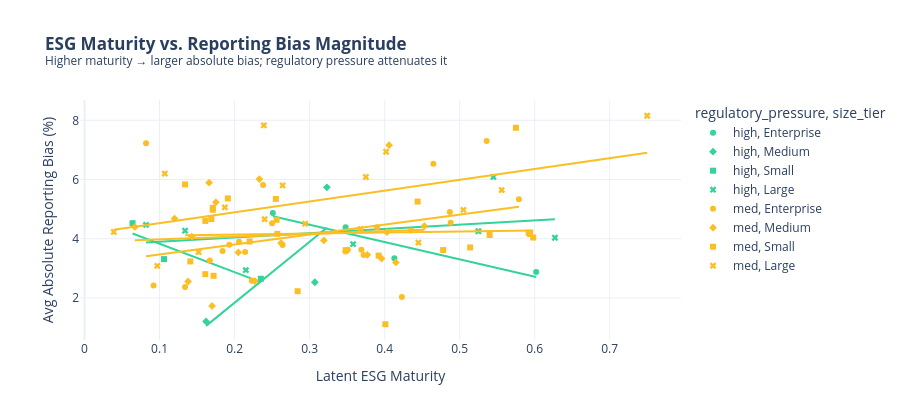

Notebook code cell kept with this figure:
### Markdown cell above
<div style="font-size:14px; font-style:default; text-align:center">
    <b>Figure 2.a Greenwashing Bias Analysis</b><br><br>
</div>

### Code cell
# Bias magnitude vs. ESG maturity scatter
df_cont["abs_bias"] = df_cont["bias_pct"].abs()
maturity_bias = df_cont.groupby("supplier_id").agg(
    esg_maturity=("esg_maturity", "first"),
    avg_abs_bias=("abs_bias", "mean"),
    industry=("industry", "first"),
    size_tier=("size_tier", "first"),
    regulatory_pressure=("regulatory_pressure", "first")
).reset_index()

fig_mat = px.scatter(
    maturity_bias, x="esg_maturity", y="avg_abs_bias",
    color="regulatory_pressure", symbol="size_tier",
    color_discrete_map={"low": "#f87171", "med": "#fbbf24", "high": "#34d399"},
    hover_data=["industry", "supplier_id"],
    trendline="ols",
    labels={"esg_maturity": "Latent ESG Maturity", "avg_abs_bias": "Avg Absolute Reporting Bias (%)"},
    title="<b>ESG Maturity vs. Reporting Bias Magnitude</b><br><sup>Higher maturity → larger absolute bias; regulatory pressure attenuates it</sup>",
    template="plotly_white", height=420
)
fig_mat.show()

### Figure 1 — Plotly figure (JSON) as saved in the notebook; plotly's stock layout.template omitted (floating-point values rounded to 4 significant figures)
{"data": [{"customdata": [["Agriculture", 1], ["Manufacturing", 10], ["Agriculture", 16], ["Retail", 43]], "hovertemplate": "regulatory_pressure=high<br>size_tier=Enterprise<br>Latent ESG Maturity=%{x}<br>Avg Absolute Reporting Bias (%)=%{y}<br>industry=%{customdata[0]}<br>supplier_id=%{customdata[1]}<extra></extra>", "legendgroup": "high, Enterprise", "marker": {"color": "#34d399", "symbol": "circle"}, "mode": "markers", "name": "high, Enterprise", "orientation": "v", "showlegend": true, "type": "scatter", "x": [0.602, 0.348, 0.251, 0.413], "xaxis": "x", "y": [2.871, 4.389, 4.867, 3.338], "yaxis": "y"}, {"hovertemplate": "<b>OLS trendline</b><br>avg_abs_bias = -5.8364 * esg_maturity + 6.22129<br>R<sup>2</sup>=0.881233<br><br>regulatory_pressure=high<br>size_tier=Enterprise<br>Latent ESG Maturity=%{x}<br>Avg Absolute Reporting Bias (%)=%{y} <b>(trend)</b><extra></extra>", "legendgroup": "high, Enterprise", "marker": {"color": "#34d399", "symbol": "circle"}, "mode": "lines", "name": "high, Enterprise", "showlegend": false, "type": "scatter", "x": [0.251, 0.348, 0.413, 0.602], "xaxis": "x", "y": [4.756, 4.19, 3.811, 2.708], "yaxis": "y"}, {"customdata": [["Agriculture", 45], ["Manufacturing", 46], ["Retail", 69]], "hovertemplate": "regulatory_pressure=high<br>size_tier=Medium<br>Latent ESG Maturity=%{x}<br>Avg Absolute Reporting Bias (%)=%{y}<br>industry=%{customdata[0]}<br>supplier_id=%{customdata[1]}<extra></extra>", "legendgroup": "high, Medium", "marker": {"color": "#34d399", "symbol": "diamond"}, "mode": "markers", "name": "high, Medium", "orientation": "v", "showlegend": true, "type": "scatter", "x": [0.162, 0.323, 0.307], "xaxis": "x", "y": [1.205, 5.737, 2.527], "yaxis": "y"}, {"hovertemplate": "<b>OLS trendline</b><br>avg_abs_bias = 20.6091 * esg_maturity + -2.28462<br>R<sup>2</sup>=0.615085<br><br>regulatory_pressure=high<br>size_tier=Medium<br>Latent ESG Maturity=%{x}<br>Avg Absolute Reporting Bias (%)=%{y} <b>(trend)</b><extra></extra>", "legendgroup": "high, Medium", "marker": {"color": "#34d399", "symbol": "diamond"}, "mode": "lines", "name": "high, Medium", "showlegend": false, "type": "scatter", "x": [0.162, 0.307, 0.323], "xaxis": "x", "y": [1.054, 4.042, 4.372], "yaxis": "y"}, {"customdata": [["Technology", 11], ["Retail", 44], ["Manufacturing", 100]], "hovertemplate": "regulatory_pressure=high<br>size_tier=Small<br>Latent ESG Maturity=%{x}<br>Avg Absolute Reporting Bias (%)=%{y}<br>industry=%{customdata[0]}<br>supplier_id=%{customdata[1]}<extra></extra>", "legendgroup": "high, Small", "marker": {"color": "#34d399", "symbol": "square"}, "mode": "markers", "name": "high, Small", "orientation": "v", "showlegend": true, "type": "scatter", "x": [0.064, 0.106, 0.235], "xaxis": "x", "y": [4.523, 3.309, 2.646], "yaxis": "y"}, {"hovertemplate": "<b>OLS trendline</b><br>avg_abs_bias = -9.60556 * esg_maturity + 4.78963<br>R<sup>2</sup>=0.808121<br><br>regulatory_pressure=high<br>size_tier=Small<br>Latent ESG Maturity=%{x}<br>Avg Absolute Reporting Bias (%)=%{y} <b>(trend)</b><extra></extra>", "legendgroup": "high, Small", "marker": {"color": "#34d399", "symbol": "square"}, "mode": "lines", "name": "high, Small", "showlegend": false, "type": "scatter", "x": [0.064, 0.106, 0.235], "xaxis": "x", "y": [4.175, 3.771, 2.532], "yaxis": "y"}, {"customdata": [["Agriculture", 7], ["Technology", 36], ["Technology", 57], ["Retail", 58], ["Technology", 68], ["Technology", 86], ["Retail", 88]], "hovertemplate": "regulatory_pressure=high<br>size_tier=Large<br>Latent ESG Maturity=%{x}<br>Avg Absolute Reporting Bias (%)=%{y}<br>industry=%{customdata[0]}<br>supplier_id=%{customdata[1]}<extra></extra>", "legendgroup": "high, Large", "marker": {"color": "#34d399", "symbol": "x"}, "mode": "markers", "name": "high, Large", "orientation": "v", "showlegend": true, "type": "scatter", "x": [0.627, 0.358, 0.545, 0.215, 0.134, 0.082, 0.525], "xaxis": "x", "y": [4.032, 3.815, 6.086, 2.936, 4.269, 4.466, 4.251], "yaxis": "y"}, {"hovertemplate": "<b>OLS trendline</b><br>avg_abs_bias = 1.4516 * esg_maturity + 3.74963<br>R<sup>2</sup>=0.110416<br><br>regulatory_pressure=high<br>size_tier=Large<br>Latent ESG Maturity=%{x}<br>Avg Absolute Reporting Bias (%)=%{y} <b>(trend)</b><extra></extra>", "legendgroup": "high, Large", "marker": {"color": "#34d399", "symbol": "x"}, "mode": "lines", "name": "high, Large", "showlegend": false, "type": "scatter", "x": [0.082, 0.134, 0.215, 0.358, 0.525, 0.545, 0.627], "xaxis": "x", "y": [3.869, 3.944, 4.062, 4.269, 4.512, 4.541, 4.66], "yaxis": "y"}, {"customdata": [["Retail", 9], ["Agriculture", 13], ["Agriculture", 14], ["Retail", 22], ["Agriculture", 25], ["Technology", 33], ["Technology", 35], ["Retail", 38], ["Retail", 39], ["Agriculture", 42], ["Retail", 50], ["Technology", 53], ["Retail", 56], ["Retail", 62], ["Technology", 67], ["Manufacturing", 74], ["Retail", 79], ["Technology", 80], ["Technology", 84], ["Agriculture", 87], ["Agriculture", 90], ["Retail", 94], ["Retail", 95], ["Retail", 96]], "hovertemplate": "regulatory_pressure=med<br>size_tier=Enterprise<br>Latent ESG Maturity=%{x}<br>Avg Absolute Reporting Bias (%)=%{y}<br>industry=%{customdata[0]}<br>supplier_id=%{customdata[1]}<extra></extra>", "legendgroup": "med, Enterprise", "marker": {"color": "#fbbf24", "symbol": "circle"}, "mode": "markers", "name": "med, Enterprise", "orientation": "v", "showlegend": true, "type": "scatter", "x": [0.082, 0.214, 0.488, 0.134, 0.238, 0.264, 0.206, 0.39, 0.167, 0.223, 0.092, 0.369, 0.536, 0.193, 0.351, 0.184, 0.348, 0.423, 0.372, 0.579, 0.465, 0.487, 0.435, 0.25], "xaxis": "x", "y": [7.226, 3.554, 4.538, 2.369, 5.814, 3.783, 3.896, 4.387, 3.261, 2.578, 2.418, 3.624, 7.297, 3.797, 3.627, 3.585, 3.569, 2.027, 3.447, 5.336, 6.533, 4.902, 4.273, 4.518], "yaxis": "y"}, {"hovertemplate": "<b>OLS trendline</b><br>avg_abs_bias = 3.37377 * esg_maturity + 3.12876<br>R<sup>2</sup>=0.116324<br><br>regulatory_pressure=med<br>size_tier=Enterprise<br>Latent ESG Maturity=%{x}<br>Avg Absolute Reporting Bias (%)=%{y} <b>(trend)</b><extra></extra>", "legendgroup": "med, Enterprise", "marker": {"color": "#fbbf24", "symbol": "circle"}, "mode": "lines", "name": "med, Enterprise", "showlegend": false, "type": "scatter", "x": [0.082, 0.092, 0.134, 0.167, 0.184, 0.193, 0.206, 0.214, 0.223, 0.238, 0.25, 0.264, 0.348, 0.351, 0.369, 0.372, 0.39, 0.423, 0.435, 0.465, 0.487, 0.488, 0.536, 0.579], "xaxis": "x", "y": [3.405, 3.439, 3.581, 3.692, 3.75, 3.78, 3.824, 3.851, 3.881, 3.932, 3.972, 4.019, 4.303, 4.313, 4.374, 4.384, 4.445, 4.556, 4.596, 4.698, 4.772, 4.775, 4.937, 5.082], "yaxis": "y"}, {"customdata": [["Manufacturing", 2], ["Retail", 6], ["Technology", 8], ["Technology", 12], ["Agriculture", 17], ["Technology", 24], ["Agriculture", 28], ["Retail", 34], ["Retail", 37], ["Manufacturing", 55], ["Technology", 64], ["Retail", 70], ["Technology", 71], ["Retail", 73], ["Manufacturing", 78], ["Technology", 83], ["Agriculture", 91], ["Agriculture", 98]], "hovertemplate": "regulatory_pressure=med<br>size_tier=Medium<br>Latent ESG Maturity=%{x}<br>Avg Absolute Reporting Bias (%)=%{y}<br>industry=%{customdata[0]}<br>supplier_id=%{customdata[1]}<extra></extra>", "legendgroup": "med, Medium", "marker": {"color": "#fbbf24", "symbol": "diamond"}, "mode": "markers", "name": "med, Medium", "orientation": "v", "showlegend": true, "type": "scatter", "x": [0.262, 0.17, 0.319, 0.377, 0.406, 0.403, 0.175, 0.067, 0.396, 0.453, 0.138, 0.12, 0.415, 0.233, 0.143, 0.166, 0.227, 0.205], "xaxis": "x", "y": [3.853, 1.729, 3.941, 3.453, 7.159, 4.221, 5.23, 4.398, 3.327, 4.425, 2.553, 4.681, 3.198, 6.014, 4.07, 5.892, 2.567, 3.535], "yaxis": "y"}, {"hovertemplate": "<b>OLS trendline</b><br>avg_abs_bias = 0.902194 * esg_maturity + 3.89046<br>R<sup>2</sup>=0.006723<br><br>regulatory_pressure=med<br>size_tier=Medium<br>Latent ESG Maturity=%{x}<br>Avg Absolute Reporting Bias (%)=%{y} <b>(trend)</b><extra></extra>", "legendgroup": "med, Medium", "marker": {"color": "#fbbf24", "symbol": "diamond"}, "mode": "lines", "name": "med, Medium", "showlegend": false, "type": "scatter", "x": [0.067, 0.12, 0.138, 0.143, 0.166, 0.17, 0.175, 0.205, 0.227, 0.233, 0.262, 0.319, 0.377, 0.396, 0.403, 0.406, 0.415, 0.453], "xaxis": "x", "y": [3.951, 3.999, 4.015, 4.019, 4.04, 4.044, 4.048, 4.075, 4.095, 4.101, 4.127, 4.178, 4.231, 4.248, 4.254, 4.257, 4.265, 4.299], "yaxis": "y"}, {"customdata": [["Technology", 3], ["Retail", 4], ["Technology", 5], ["Retail", 18], ["Retail", 19], ["Retail", 20], ["Technology", 23], ["Retail", 26], ["Technology", 27], ["Technology", 29], ["Manufacturing", 30], ["Technology", 31], ["Technology", 40], ["Technology", 48], ["Retail", 60], ["Agriculture", 61], ["Manufacturing", 63], ["Retail", 72], ["Agriculture", 75], ["Retail", 76], ["Agriculture", 81], ["Technology", 82], ["Retail", 85], ["Technology", 89], ["Agriculture", 97]], "hovertemplate": "regulatory_pressure=med<br>size_tier=Small<br>Latent ESG Maturity=%{x}<br>Avg Absolute Reporting Bias (%)=%{y}<br>industry=%{customdata[0]}<br>supplier_id=%{customdata[1]}<extra></extra>", "legendgroup": "med, Small", "marker": {"color": "#fbbf24", "symbol": "square"}, "mode": "markers", "name": "med, Small", "orientation": "v", "showlegend": true, "type": "scatter", "x": [0.444, 0.478, 0.257, 0.401, 0.284, 0.169, 0.141, 0.575, 0.191, 0.392, 0.594, 0.592, 0.171, 0.171, 0.172, 0.161, 0.161, 0.54, 0.514, 0.256, 0.22, 0.255, 0.598, 0.348, 0.134], "xaxis": "x", "y": [5.254, 3.615, 4.163, 1.108, 2.225, 4.662, 3.231, 7.748, 5.361, 3.43, 4.156, 4.201, 4.978, 5.041, 2.746, 4.6, 2.801, 4.125, 3.705, 4.638, 3.904, 5.344, 4.039, 3.611, 5.833], "yaxis": "y"}, {"hovertemplate": "<b>OLS trendline</b><br>avg_abs_bias = 0.354685 * esg_maturity + 4.06419<br>R<sup>2</sup>=0.002071<br><br>regulatory_pressure=med<br>size_tier=Small<br>Latent ESG Maturity=%{x}<br>Avg Absolute Reporting Bias (%)=%{y} <b>(trend)</b><extra></extra>", "legendgroup": "med, Small", "marker": {"color": "#fbbf24", "symbol": "square"}, "mode": "lines", "name": "med, Small", "showlegend": false, "type": "scatter", "x": [0.134, 0.141, 0.161, 0.161, 0.169, 0.171, 0.171, 0.172, 0.191, 0.22, 0.255, 0.256, 0.257, 0.284, 0.348, 0.392, 0.401, 0.444, 0.478, 0.514, 0.54, 0.575, 0.592, 0.594, 0.598], "xaxis": "x", "y": [4.112, 4.114, 4.121, 4.121, 4.124, 4.125, 4.125, 4.125, 4.132, 4.142, 4.155, 4.155, 4.155, 4.165, 4.188, 4.203, 4.206, 4.222, 4.234, 4.247, 4.256, 4.268, 4.274, 4.275, 4.276], "yaxis": "y"}, {"customdata": [["Technology", 15], ["Technology", 21], ["Agriculture", 32], ["Manufacturing", 41], ["Technology", 47], ["Technology", 49], ["Agriculture", 51], ["Manufacturing", 52], ["Retail", 54], ["Technology", 59], ["Agriculture", 65], ["Retail", 66], ["Retail", 77], ["Retail", 92], ["Retail", 93], ["Technology", 99]], "hovertemplate": "regulatory_pressure=med<br>size_tier=Large<br>Latent ESG Maturity=%{x}<br>Avg Absolute Reporting Bias (%)=%{y}<br>industry=%{customdata[0]}<br>supplier_id=%{customdata[1]}<extra></extra>", "legendgroup": "med, Large", "marker": {"color": "#fbbf24", "symbol": "x"}, "mode": "markers", "name": "med, Large", "orientation": "v", "showlegend": true, "type": "scatter", "x": [0.187, 0.24, 0.375, 0.556, 0.368, 0.097, 0.445, 0.152, 0.75, 0.505, 0.294, 0.107, 0.264, 0.039, 0.402, 0.239], "xaxis": "x", "y": [5.057, 4.658, 6.085, 5.643, 4.333, 3.082, 3.868, 3.547, 8.154, 4.972, 4.507, 6.202, 5.799, 4.228, 6.937, 7.829], "yaxis": "y"}, {"hovertemplate": "<b>OLS trendline</b><br>avg_abs_bias = 3.65752 * esg_maturity + 4.15866<br>R<sup>2</sup>=0.222716<br><br>regulatory_pressure=med<br>size_tier=Large<br>Latent ESG Maturity=%{x}<br>Avg Absolute Reporting Bias (%)=%{y} <b>(trend)</b><extra></extra>", "legendgroup": "med, Large", "marker": {"color": "#fbbf24", "symbol": "x"}, "mode": "lines", "name": "med, Large", "showlegend": false, "type": "scatter", "x": [0.039, 0.097, 0.107, 0.152, 0.187, 0.239, 0.24, 0.264, 0.294, 0.368, 0.375, 0.402, 0.445, 0.505, 0.556, 0.75], "xaxis": "x", "y": [4.301, 4.513, 4.55, 4.715, 4.843, 5.033, 5.036, 5.124, 5.234, 5.505, 5.53, 5.629, 5.786, 6.006, 6.192, 6.902], "yaxis": "y"}], "layout": {"height": 420, "legend": {"title": {"text": "regulatory_pressure, size_tier"}, "tracegroupgap": 0}, "title": {"text": "<b>ESG Maturity vs. Reporting Bias Magnitude</b><br><sup>Higher maturity → larger absolute bias; regulatory pressure attenuates it</sup>"}, "xaxis": {"anchor": "y", "domain": [0, 1], "title": {"text": "Latent ESG Maturity"}}, "yaxis": {"anchor": "x", "domain": [0, 1], "title": {"text": "Avg Absolute Reporting Bias (%)"}}}}
